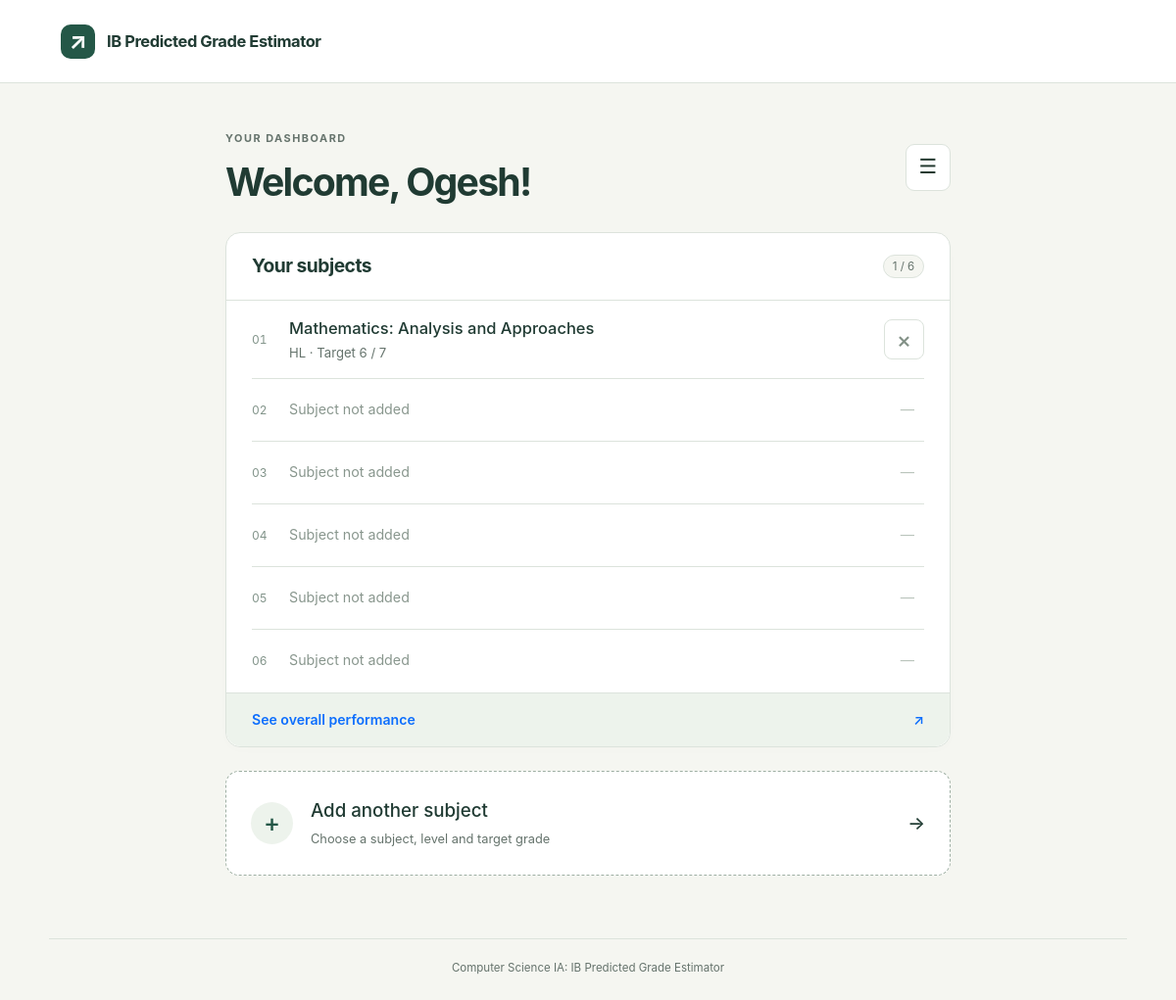
The page / (signed in) on the database its author committed.
### tables this page shows
CREATE TABLE users(user_id INTEGER PRIMARY KEY,
								 username VARCHAR(255) UNIQUE NOT NULL,
                                 password_hash VARCHAR(255) NOT NULL);

CREATE TABLE user_subjects(user_subject_id INTEGER PRIMARY KEY,
										 user_id INTEGER NOT NULL,
                                         subject_id INTEGER NOT NULL,
                                         target_grade INTEGER NOT NULL
                                         CHECK(target_grade BETWEEN 1 AND 7),
                                         
                                         FOREIGN KEY (user_id) REFERENCES users(user_id)
                                         ON DELETE CASCADE,
                                         FOREIGN KEY (subject_id) REFERENCES subjects(subject_id));

CREATE TABLE subjects(subject_id INTEGER PRIMARY KEY,
									subject_name VARCHAR(50) NOT NULL,
                                    level VARCHAR(2) NOT NULL
                                    CHECK(level IN ('HL','SL')),
                                    total_topics INTEGER NOT NULL
                                    CHECK(total_topics > 0),
                                    
                                    UNIQUE(subject_name, level));

### app.py (the view)
@app.route("/")
def home():
    user_id = session.get('user_id')    # retrieves user id from session
    if not user_id:
        return render_template("home.html")
    connection = get_db()
    cursor = connection.cursor()
    cursor.execute('SELECT username FROM users WHERE user_id=?', (user_id,))
    user = cursor.fetchone()
    if user is None:
        connection.close()
        return logout()
    command = """SELECT user_subjects.user_subject_id,
                        subjects.subject_name,
                        subjects.subject_id,
                        subjects.level,
                        subjects.total_topics,
                        user_subjects.target_grade
                FROM user_subjects JOIN subjects
                        ON user_subjects.subject_id=subjects.subject_id
                WHERE user_subjects.user_id=?"""
    cursor.execute(command, (user_id,))
    user_subjects = cursor.fetchall()
    connection.close()
    subject_means = []
    predicted_grades = []
    for subject in user_subjects:
        connection = get_db()
        cursor = connection.cursor()
        cursor.execute(
            """SELECT * FROM assessments
            WHERE user_subject_id=?
            ORDER BY assessment_date""",
            (subject["user_subject_id"],)
        )
        assessments = cursor.fetchall()
        connection.close()
        subject_analysis = analyse_subject(assessments,
                                           subject["total_topics"],
                                           get_boundaries(subject["subject_id"], 2025, "May"))
        if subject_analysis["mean"] != "N/A":
            subject_means.append(subject_analysis["mean"])
        predicted_grades.append(subject_analysis["predicted_grade"])
    overall_analysis = analyse_overall(subject_means, predicted_grades)
    if request.args.get("view") == "overall":
        return render_template("overall.html", username=user["username"], user_subjects=user_subjects, overall_analysis=overall_analysis)
    return render_template('index.html', username=user["username"], user_subjects=user_subjects, subjects=get_subjects(), overall_analysis=overall_analysis)

### app.py (called while the page is built)
def get_subjects():
    connection = get_db()
    cursor = connection.cursor()
    cursor.execute("""SELECT subject_id, subject_name, level
                      FROM subjects ORDER BY subject_name""")
    subjects = cursor.fetchall()
    connection.close()
    return subjects

def get_boundaries(subject_id, exam_year, exam_session):
    connection = get_db()
    cursor = connection.cursor()
    command = """SELECT grade, lower_boundary
                 FROM grade_boundaries
                 WHERE subject_id=? AND exam_year=? AND exam_session=?
                 ORDER BY grade"""
    cursor.execute(command, (subject_id, exam_year, exam_session))
    rows = cursor.fetchall()
    connection.close()
    boundaries = {}
    for boundary in rows:
        boundaries[boundary["grade"]] = boundary["lower_boundary"]
    return boundaries

### database.py (called while the page is built)
def get_db():
    connection = sqlite3.connect("database.db")
    connection.execute("PRAGMA foreign_keys = ON")
    connection.row_factory = sqlite3.Row
    return connection

### logic.py (called while the page is built, shortened)
def assumed_uncertainty_range(score, maximum_score):
    if score == "N/A":
        return "N/A"    # No score available, thus no margin

def overall_pg(subjects_predicted_scores):  # takes in list of individual PGs
    if len(subjects_predicted_scores) != 6:
        return "N/A"    # Used instead of raising an error
    for predicted in subjects_predicted_scores:
        if predicted == "N/A" or predicted == None:
            return "N/A"
    return sum(subjects_predicted_scores)

def analyse_subject(assessments, total_topics, boundaries):
    if len(assessments) == 0:
        return {
            "mean": "N/A",
            "median": "N/A",
            "predicted_percentage": "N/A",
            "predicted_grade": "N/A",
            "uncertainty_range": "N/A",
            "slope": "N/A",
            "intercept": "N/A",
            "graph_dates": [],
            "graph_percentages": [],
            "regression_percentages": []
        }

### templates/index.html (shortened to what this page needs)
{% extends 'base.html' %}
{% from '_macros.html' import grades %}
{% block content %}
<div class="dashboard-shell">
  <div class="page-heading">
    <div><p class="eyebrow">YOUR DASHBOARD</p><h1>Welcome, {{ username }}!</h1></div>
    <div class="dropdown">
      <button class="btn menu-button" type="button" data-bs-toggle="dropdown" aria-expanded="false" aria-label="Account menu"><span aria-hidden="true">☰</span></button>
    </div>
  </div>
  <section class="card subjects-card" aria-labelledby="subjects-title">
    <div class="section-heading"><h2 id="subjects-title">Your subjects</h2><span class="count-badge">{{ user_subjects|length }} / 6</span></div>
    <ul class="subject-list list-unstyled mb-0">
      {% for subject in user_subjects %}
      <li class="subject-row">
        <span class="subject-number" aria-hidden="true">{{ '%02d'|format(loop.index) }}</span>
        <a class="subject-link" href="{{ url_for('load_assessments', user_subject_id=subject['user_subject_id']) }}"><span>{{ subject['subject_name'] }}</span><small>{{ subject['level'] }} <span aria-hidden="true">·</span> Target {{ subject['target_grade'] }} / 7</small></a>
        <form action="{{ url_for('delete_subject') }}" method="post" data-confirm="Delete {{ subject['subject_name'] }} {{ subject['level'] }} and its assessments? This cannot be undone.">
          <button class="btn remove-button" type="submit" aria-label="Delete {{ subject['subject_name'] }} {{ subject['level'] }}"><span aria-hidden="true">×</span></button>
        </form>
      </li>
      {% endfor %}
      {% for i in range(user_subjects|length, 6) %}
      <li class="subject-row empty-subject"><span class="subject-number" aria-hidden="true">{{ '%02d'|format(i+1) }}</span><span>Subject not added</span><span class="empty-mark" aria-hidden="true">—</span></li>
      {% endfor %}
    </ul>
    <a class="overall-link" href="{{ url_for('home', view='overall') }}">See overall performance <span aria-hidden="true">↗</span></a>
  </section>
  {% if user_subjects|length < 6 %}
  <button type="button" class="add-subject-button" data-bs-toggle="modal" data-bs-target="#add-subject-modal"><span class="plus-icon" aria-hidden="true">+</span><span>Add another subject<small>Choose a subject, level and target grade</small></span><span aria-hidden="true">→</span></button>
  {% else %}<p class="text-secondary text-center mt-4">All six subjects are added. Open a subject to record an assessment.</p>{% endif %}
</div>
{% endblock %}

### templates/base.html (shortened to what this page needs)
<!doctype html>
<html lang="en">
<head>
  <link rel="stylesheet" href="{{ url_for('static', filename='vendor/bootstrap.min.css') }}">
  <link rel="stylesheet" href="{{ url_for('static', filename='css/style.css') }}">
</head>
<body>
  <header class="site-header">
    <div class="container site-header-inner">
      <a class="brand" href="{{ url_for('home') }}" aria-label="IB Grade Tracker home"><span class="brand-icon" aria-hidden="true">↗</span> IB Predicted Grade Estimator</a>
    </div>
  </header>
  <main id="main" class="container main-container">
    {% block content %}{% endblock %}
  </main>
  <footer class="site-footer container">Computer Science IA: IB Predicted Grade Estimator</footer>
</body>
</html>

### static/css/style.css (style rules this page uses)
:root { --ink:#203b33; --muted:#65736c; --green:#245747; --green-dark:#194234; --paper:#f5f6f1; --line:#dce3dc; --soft:#edf3ec; --bs-primary:#245747; --bs-body-color:#263b32; --bs-body-bg:#f5f6f1; --bs-border-color:#dce3dc; --bs-link-color:#245747; --bs-link-hover-color:#194234; }
body { font-family:Inter,system-ui,-apple-system,"Segoe UI",sans-serif; line-height:1.6; color:var(--ink); min-height:100vh; display:flex; flex-direction:column; }
a { text-underline-offset:3px; }
button,input,select { font:inherit; }
h1,h2,h3 { line-height:1.2; color:var(--ink); }
h1 { font-size:clamp(1.8rem,3.7vw,2.45rem); font-weight:650; letter-spacing:-.045em; margin:0; }
h2 { font-size:1.2rem; font-weight:650; letter-spacing:-.025em; }
small { font-size:.82rem; }
.btn { font-weight:550; border-radius:9px; padding:.65rem 1rem; }
.card { border:1px solid var(--line); border-radius:15px; background:#fff; box-shadow:0 3px 12px #203b3303; }
.site-header { border-bottom:1px solid var(--line); background:#fff; }
.site-header-inner { height:84px; display:flex; align-items:center; justify-content:space-between; gap:1rem; }
.brand { display:flex; align-items:center; gap:.75rem; text-decoration:none; color:var(--ink); font-size:1.03rem; font-weight:650; letter-spacing:-.025em; }
.brand-icon { display:grid; place-items:center; background:var(--green); color:#fff; width:35px; height:35px; border-radius:10px; font-size:1.5rem; line-height:1; }
.main-container { padding-top:48px; padding-bottom:64px; flex:1; }
.site-footer { border-top:1px solid var(--line); padding-top:20px; padding-bottom:24px; font-size:.72rem; color:var(--muted); text-align:center; }
.eyebrow { font-size:.68rem; letter-spacing:.14em; font-weight:700; color:var(--muted); margin-bottom:.7rem; }
.page-heading { display:flex; align-items:center; justify-content:space-between; gap:1rem; margin-bottom:28px; }
.dashboard-shell { max-width:740px; margin:auto; }
.menu-button { border:1px solid var(--line); background:#fff; font-size:1.3rem; line-height:1; padding:.8rem; }
.section-heading { padding:22px 26px; display:flex; align-items:center; justify-content:space-between; border-bottom:1px solid var(--line); }
.section-heading h2 { margin:0; }
.count-badge { border:1px solid var(--line); background:var(--paper); padding:.12rem .55rem; border-radius:20px; font-size:.72rem; color:var(--muted); white-space:nowrap; }
.subject-list { padding:0 26px; }
.subject-row { display:flex; align-items:center; gap:18px; min-height:80px; border-bottom:1px solid var(--line); }
.subject-row:last-child { border-bottom:0; }
.subject-number { color:#819389; font-size:.75rem; font-variant-numeric:tabular-nums; width:20px; flex-shrink:0; }
.subject-link { flex:1; min-width:0; text-decoration:none; font-size:1.03rem; font-weight:550; color:var(--ink); padding:14px 0; overflow-wrap:anywhere; }
.subject-link small { display:block; font-weight:400; color:var(--muted); margin-top:2px; }
.remove-button { color:#839187; font-size:1.4rem; padding:.25rem .75rem; border:1px solid var(--line); border-radius:8px; line-height:1.4; }
.empty-subject { color:#89978e; font-size:.89rem; min-height:64px; }
.empty-mark { margin-left:auto; padding-right:10px; color:#bac5bc; }
.overall-link { display:flex; align-items:center; justify-content:space-between; border-top:1px solid var(--line); background:var(--soft); border-radius:0 0 15px 15px; text-decoration:none; padding:16px 26px; font-size:.88rem; font-weight:600; }
.add-subject-button,.add-test-button { border:1px dashed #9eafa3; border-radius:14px; display:flex; align-items:center; gap:18px; background:#fff; color:var(--ink); padding:25px; text-align:left; width:100%; font-size:1.17rem; font-weight:550; }
.add-subject-button { margin-top:24px; }
.add-subject-button>span:nth-child(2) { flex:1; }
.add-subject-button small,.add-test-button small { display:block; font-size:.8rem; color:var(--muted); font-weight:400; margin-top:4px; }
.plus-icon { border-radius:50%; width:43px; height:43px; display:grid; place-items:center; background:var(--soft); color:var(--green); font-size:1.6rem; flex-shrink:0; }
@media (min-width:1200px) { .container { max-width:1100px; } }

### rows shown on the page
users: username "Ogesh"
user_subjects: index "01", subject_name "Mathematics: Analysis and Approaches", level "HL", target_grade "6"

### other values the page prints
{{ user_subjects|length }} "1"
{{ '%02d'|format(i+1) }} "02" "03" "04" "05" "06"
